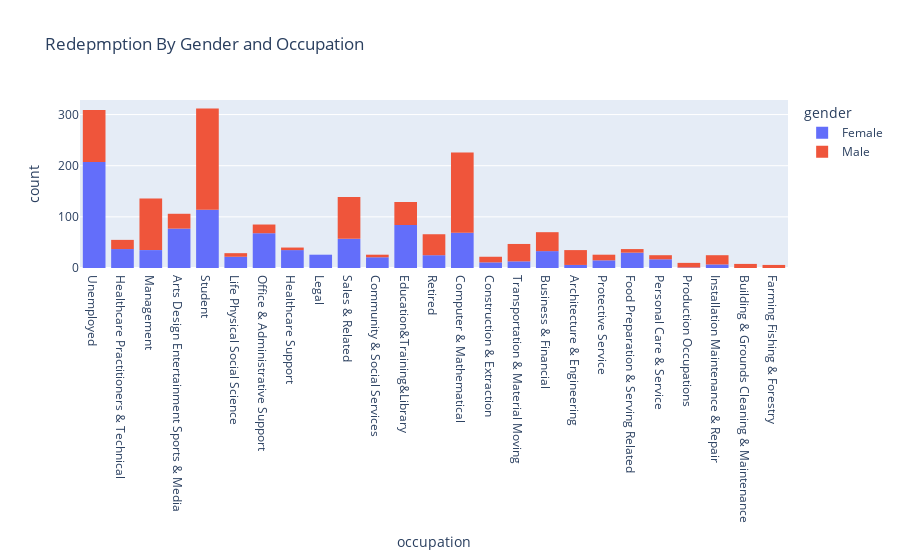

Write notebook code for a chart like this one.
### Markdown cell above
Of our series, we can see that Females redeemed the most, and typically, they were married. This could be that they were buying for themself and their spouses. While males typically redeemed less, and were single. This is a very interesting insight. I begin to wonder if married males do not buy coffee for their spouse.

### Code cell
#here will use the beautiful visualization of a histogram to show variations across occupation and gender
px.histogram(dfCoffeeCoupon, x="occupation", title="Redepmption By Gender and Occupation", color="gender")

### Figure 1 — Plotly figure (JSON) as saved in the notebook; plotly's stock layout.template omitted (floating-point values rounded to 4 significant figures; data arrays with more than 128 entries replaced by an {"elided": "..."} marker saying what was removed)
{"data": [{"alignmentgroup": "True", "bingroup": "x", "hovertemplate": "gender=Female<br>occupation=%{x}<br>count=%{y}<extra></extra>", "legendgroup": "Female", "marker": {"color": "#636efa", "pattern": {"shape": ""}}, "name": "Female", "offsetgroup": "Female", "orientation": "v", "showlegend": true, "type": "histogram", "x": {"elided": "1010 str values"}, "xaxis": "x", "yaxis": "y"}, {"alignmentgroup": "True", "bingroup": "x", "hovertemplate": "gender=Male<br>occupation=%{x}<br>count=%{y}<extra></extra>", "legendgroup": "Male", "marker": {"color": "#EF553B", "pattern": {"shape": ""}}, "name": "Male", "offsetgroup": "Male", "orientation": "v", "showlegend": true, "type": "histogram", "x": {"elided": "985 str values"}, "xaxis": "x", "yaxis": "y"}], "layout": {"barmode": "relative", "legend": {"title": {"text": "gender"}, "tracegroupgap": 0}, "title": {"text": "Redepmption By Gender and Occupation"}, "xaxis": {"anchor": "y", "domain": [0, 1], "title": {"text": "occupation"}}, "yaxis": {"anchor": "x", "domain": [0, 1], "title": {"text": "count"}}}}
